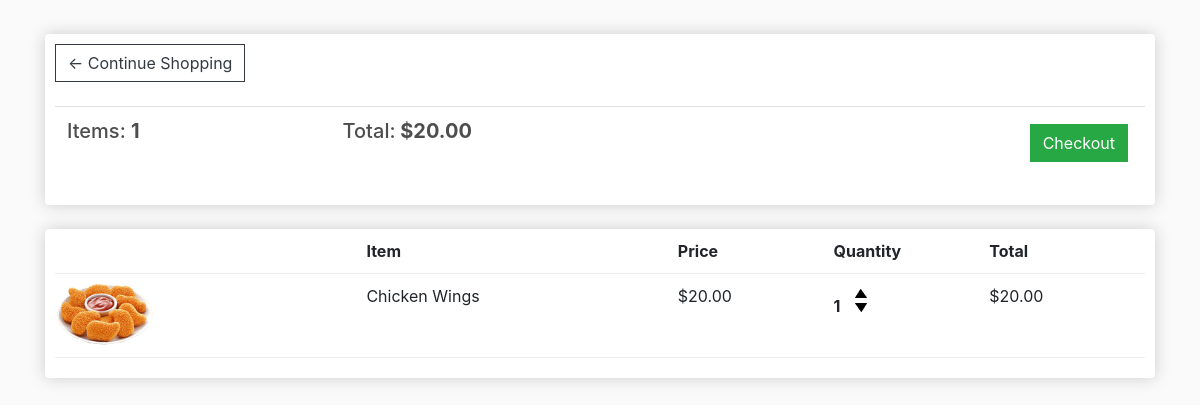
The app's page /cart/ (signed in) with its own data.
### base/models.py (models this page shows, shortened)
class Order(models.Model):
    customer = models.ForeignKey(Customer, on_delete=models.CASCADE, null=True)
    date_order = models.DateTimeField(auto_now_add=True)
    complete = models.BooleanField(default=False)
    transaction_id = models.CharField(max_length=200, null=True, blank=True)
    @property
    def cart_food(self):
        items = self.orderfood_set.all()
        total = sum([item.quantity for item in items])
        return total
    @property
    def cart_total(self):
        items = self.orderfood_set.all()
        total = sum([item.get_total for item in items])
        return total

class OrderFood(models.Model):
    food = models.ForeignKey(Food, on_delete=models.CASCADE, null=True)
    order = models.ForeignKey(Order, on_delete=models.CASCADE, null=True)
    quantity = models.IntegerField(default=0, blank=True, null=True)
    date_added = models.DateTimeField(auto_now_add=True)
    @property
    def get_total(self):
        total = (self.food.price * self.quantity)
        return total

class Food(models.Model):
    menu = models.ForeignKey(Menu, on_delete=models.SET_NULL, null=True)
    name = models.CharField(max_length=200, null=True)
    price = models.DecimalField(max_digits=5, decimal_places=2, null=True)
    category = models.ForeignKey(Category, on_delete=models.SET_NULL, null=True)
    images = models.ImageField(default='about-img.png', null=True, blank=True)
    discount = models.CharField(max_length=20, null=True, blank=True)
    @property
    def imageUrl(self):
        try:
            url = self.images.url
        except:
            url = ''
        return url

### base/views.py (the view)
# urls.py: path('cart/', views.cart, name='cart'),
def cart(request):
    if request.user.is_authenticated:
        customer = request.user.customer
        order, created = Order.objects.get_or_create(customer=customer, complete=False)
        items = order.orderfood_set.all()
        print(items)
    else:
        data = cartCookie(request)
        items = data['items']
        order = data['order']
    context = {'items': items, 'order': order}
    return render(request, 'base/cart.html', context)

### base/templates/base/cart.html
{% extends 'base/smain.html' %}
{% load static %}
{% block content %}
	<div class="row">
		<div class="col-lg-12">
			<div class="box-element">
				<a  class="btn btn-outline-dark" href="{% url 'shop' %}">&#x2190; Continue Shopping</a>
				<br>
				<br>
				<table class="table">
					<tr>
						<th><h5>Items: <strong>{{order.cart_food}}</strong></h5></th>
						<th><h5>Total:<strong> ${{order.cart_total}}</strong></h5></th>
						<th>
							<a  style="float:right; margin:5px;" class="btn btn-success" href="{% url 'checkout' %}">Checkout</a>
						</th>
					</tr>
				</table>
			</div>
			<br>
			<div class="box-element">
				<div class="cart-row">
					<div style="flex:2"></div>
					<div style="flex:2"><strong>Item</strong></div>
					<div style="flex:1"><strong>Price</strong></div>
					<div style="flex:1"><strong>Quantity</strong></div>
					<div style="flex:1"><strong>Total</strong></div>
				</div>
				{% for item in items %}
				<div class="cart-row">
					<div style="flex:2"><img class="row-image" src="{{item.food.imageUrl}}"></div>
					<div style="flex:2"><p>{{item.food.name}}</p></div>
					<div style="flex:1"><p>${{item.food.price}}</p></div>
					<div style="flex:1">
						<p class="quantity">{{item.quantity}}</p>
						<div class="quantity">
							<img data-food="{{item.food.id}}" data-action="add" class="chg-quantity update-cart" src="{% static 'images/3+arrow-up.png' %}">
							<img data-food="{{item.food.id}}" data-action="remove" class="chg-quantity update-cart" src="{% static 'images/2+arrow-down.png' %}">
						</div>
					</div>
					<div style="flex:1"><p>${{item.get_total}}</p></div>
				</div>
				{% endfor %}
			</div>
		</div>
	</div>
{% endblock %}

### static/css/smain.css (style rules this page uses)
body { background-color: hsl(0, 0%, 98%); }
h1,h2,h3,h4,h5,h6 { color:hsl(0, 0%, 30%); }
.box-element { box-shadow:hsl(0, 0%, 80%) 0 0 16px; background-color: #fff; border-radius: 4px; padding: 10px; }
.col-lg-4, .col-lg-6, .col-lg-8, .col-lg-12 { margin-top: 10px; }
.btn { border-radius: 0; }
.row-image { width: 100px; }
.cart-row { display: flex; align-items: flex-stretch; padding-bottom: 10px; margin-bottom: 10px; border-bottom: 1px solid #ececec; }
.quantity { display: inline-block; font-weight: 700; padding-right:10px; }
.chg-quantity { width: 12px; cursor: pointer; display: block; margin-top: 5px; transition:.1s; }

### records on screen
Order: cart_food "1", cart_total "20.00"
OrderFood: food.imageUrl (picture), food.name "Chicken Wings", food.price "20.00", quantity "1", get_total "20.00"
